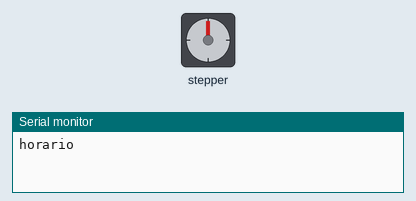
This sketch was run on a simulated Arduino Uno, built with avr-gcc and run on an emulated ATmega328P. Shown: stepper motor, the last lines printed to the serial monitor. Stepper angles assume 2048 steps per turn.

Above: at 0.15 s.
At 9.47 s:
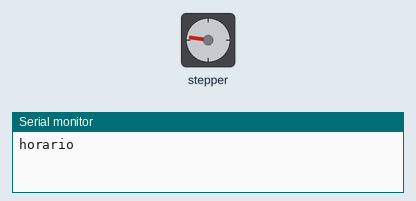
At 19.95 s:
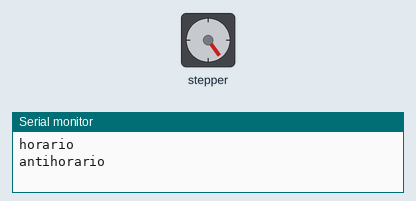
At 39.69 s:
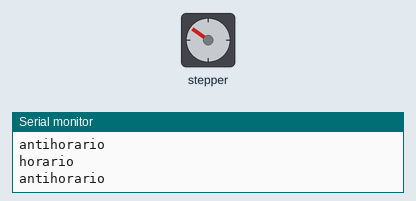
Timing chart, 0 to 40.0 s (numbered marks = the images above):
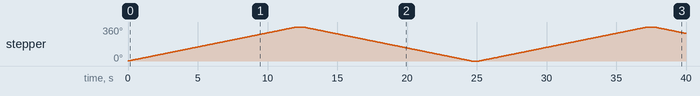

The sketch:

ejercicio-13.ino
```cpp
#include <Stepper.h>
const int stepsPerRevolution = 2048;

Stepper myStepper = Stepper(stepsPerRevolution, 8, 10, 9, 11);

void setup() {
  myStepper.setSpeed(5);
  Serial.begin(9600);
}

void loop() {
  Serial.println("horario");
  myStepper.step(stepsPerRevolution);
  delay(500);

  Serial.println("antihorario");
  myStepper.step(-stepsPerRevolution);
  delay(500);
}
```

Measured:
- by itself, stepper: turns 360° clockwise in 12.1 s, then 360° counter-clockwise in 12.0 s, then 360° clockwise in 12.1 s, then 67° counter-clockwise in 2.2 s
